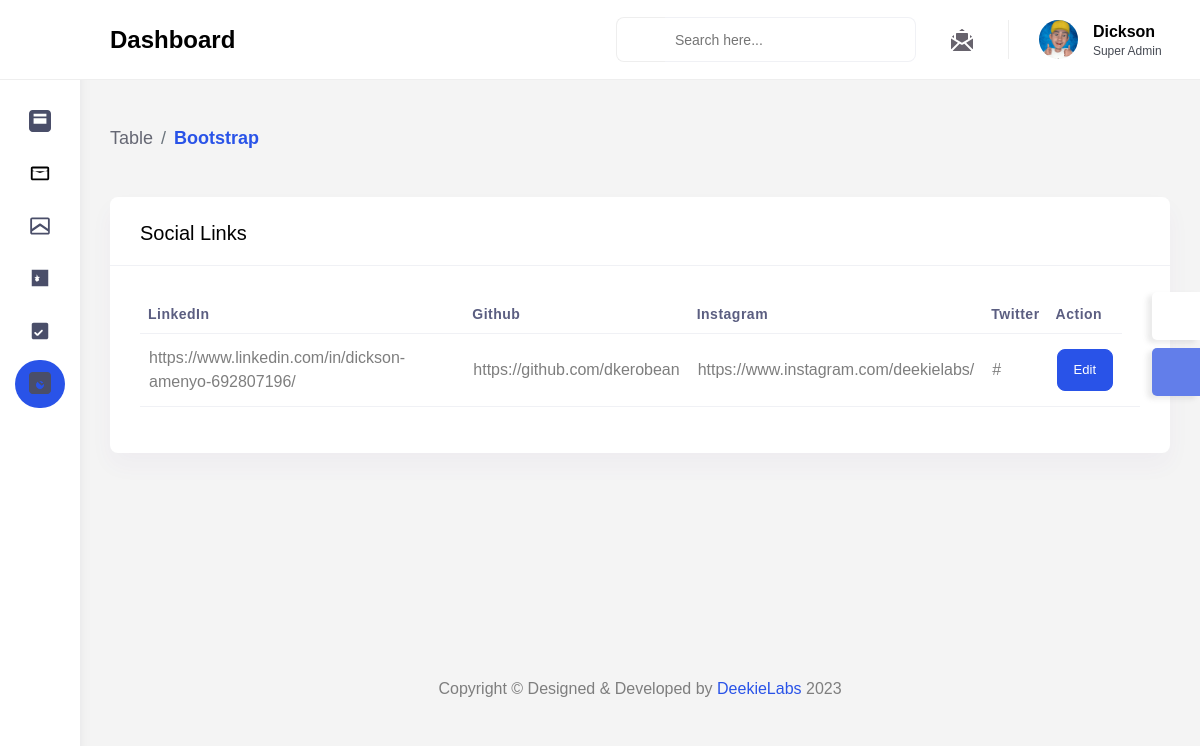
Screenshot of /dashboard/socials/view/ (signed in) with the database file from the repository.
### main/models.py (models this page shows, shortened)
class Socials(models.Model):
    github = models.CharField(max_length=250)
    instagram = models.CharField(max_length=250)
    twitter = models.CharField(max_length=250)
    linkedin = models.CharField(max_length=250)

### dashboard/views.py (the view)
# urls.py: path('socials/view/', views.viewSocial, name="view-social"),
@login_required(login_url="login")
def viewSocial(request):
    links = Socials.objects.all()
    context = {
        'links':links
    }
    return render(request, 'dashboard/socials/view.html', context)

### dashboard/templates/dashboard/socials/view.html (shortened to what this page needs)
{% extends 'layouts/admin.html' %}
{% load static %}
{% block content %}
        <div class="content-body">
            <div class="container-fluid">
                <div class="page-titles">
					<ol class="breadcrumb">
						<li class="breadcrumb-item"><a href="javascript:void(0)">Table</a></li>
						<li class="breadcrumb-item active"><a href="javascript:void(0)">Bootstrap</a></li>
					</ol>
                </div>
                <div class="row">
                    <div class="col-lg-12">
                        <div class="card">
                            <div class="card-header">
                                <h4 class="card-title">Social Links</h4>
                            </div>
                            <div class="card-body">
                                <div class="table-responsive">
                                    <table class="table table-responsive-md">
                                        <thead>
                                            <tr>
                                                <th><strong>LinkedIn</strong></th>
                                                <th><strong>Github</strong></th>
                                                <th><strong>Instagram</strong></th>
                                                <th><strong>Twitter</strong></th>
                                                <th><strong>Action</strong></th>
                                            </tr>
                                        </thead>
                                        <tbody>
                                            {% for link in links %}
                                                <tr>
                                                <td>{{link.linkedin}}</td>
                                                <td>{{link.github}}</td>
                                                <td>{{link.instagram}}</td>
                                                <td>{{link.twitter}}</td>
                                                <td>
                                                    <a href="{% url 'update-social' link.id%}">
                                                        <button class="btn btn-primary">Edit</button></td>
                                                <td>
												</td>
                                            </tr>
                                            {% endfor %}
                                        </tbody>
                                    </table>
                                </div>
                            </div>
                        </div>
                    </div>
                </div>
            </div>
        </div>
{% endblock content %}

### rows the page displays
Socials: linkedin "https://www.linkedin.com/in/dickson-amenyo-692807196/", github "https://github.com/dkerobean", instagram "https://www.instagram.com/deekielabs/", twitter "#"
